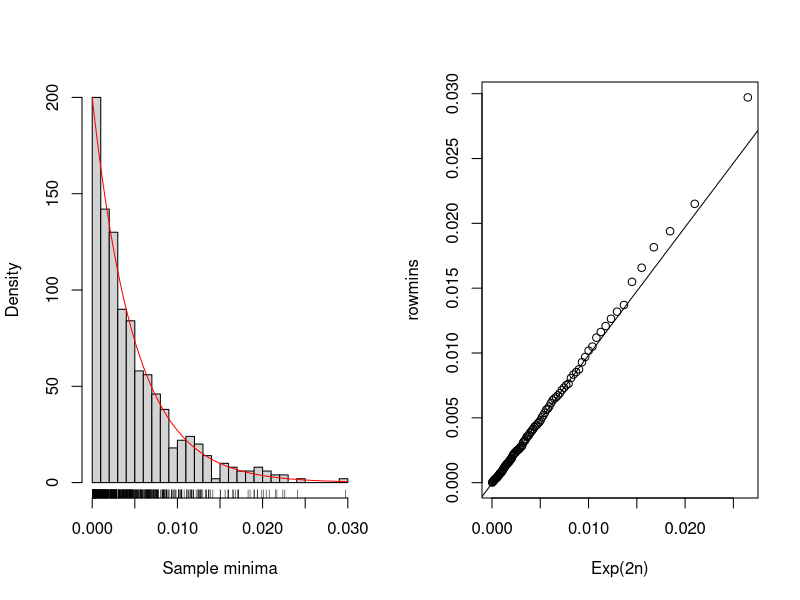

Write the R code that produced this figure.
png(file="solution.png")

set.seed(100)
n <- 100

# What would be the best way to sample something once, but to have 500 samples?
# Generate a matrix with dimensions 500 rows by 'n' columns, 
# where each element is drawn from an exponential distribution with a rate parameter of 2.
artificial <- matrix(rexp(100*500, rate = 2) , 500, n)

# Find the minimum of each sample. You can use the function apply().
rowmins <- apply(artificial, 1, min)

par(mfrow = c(1, 2))
hist(rowmins, prob = TRUE, xlab = "Sample minima", ylim = c(0, n*2),
   main = "", breaks = 30) # default value for breaks is a bit too small
rug(rowmins) # in case `breaks` are not optimal 

# Compare it  with theoretical density using curve() function
curve(dexp(x, rate = 100*2) , col = "red", add = TRUE) # theoretical density like in the previous task

### Additionaly plot the  QQ-plot against theoretical quantile fucntion.
qqplot( qexp(ppoints(100), rate = 2*n) , rowmins, xlab = "Exp(2n)")
qqline( rowmins , distribution = function(p){qexp(p, rate = 2*n)} )

dev.off()
